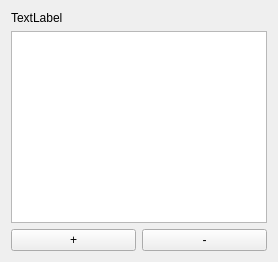
<?xml version="1.0" encoding="UTF-8"?>
<ui version="4.0">
 <class>ListGUI</class>
 <widget class="QWidget" name="ListGUI">
  <property name="geometry">
   <rect>
    <x>0</x>
    <y>0</y>
    <width>0</width>
    <height>0</height>
   </rect>
  </property>
  <property name="windowTitle">
   <string>ListGUI</string>
  </property>
   <layout class="QVBoxLayout" name="verticalLayout">
    <item>
     <widget class="QLabel" name="label">
      <property name="text">
       <string>TextLabel</string>
      </property>
     </widget>
    </item>
    <item>
     <widget class="QListWidget" name="listWidget"/>
    </item>
    <item>
     <layout class="QHBoxLayout" name="horizontalLayout">
      <item>
       <widget class="QPushButton" name="pushButton_2">
        <property name="text">
         <string>+</string>
        </property>
       </widget>
      </item>
      <item>
       <widget class="QPushButton" name="pushButton">
        <property name="text">
         <string>-</string>
        </property>
       </widget>
      </item>
     </layout>
    </item>
   </layout>
 </widget>
 <resources/>
 <connections/>
</ui>
